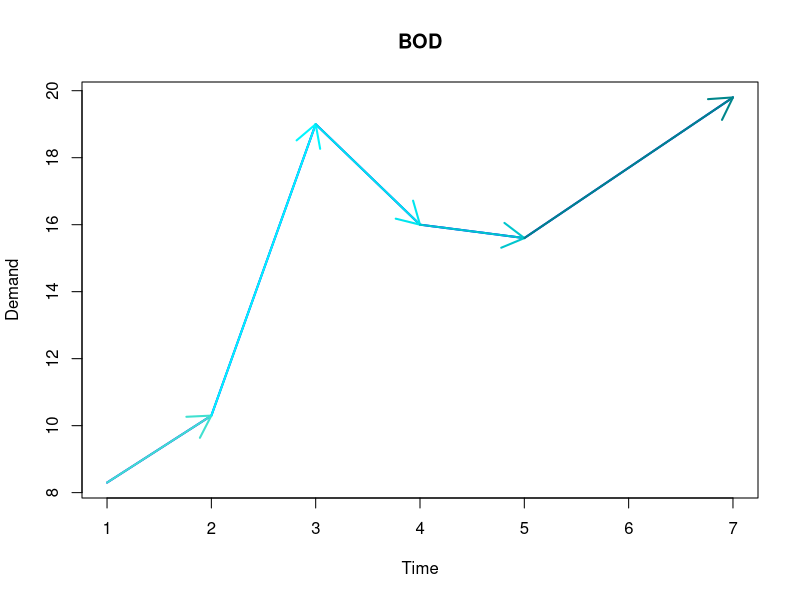
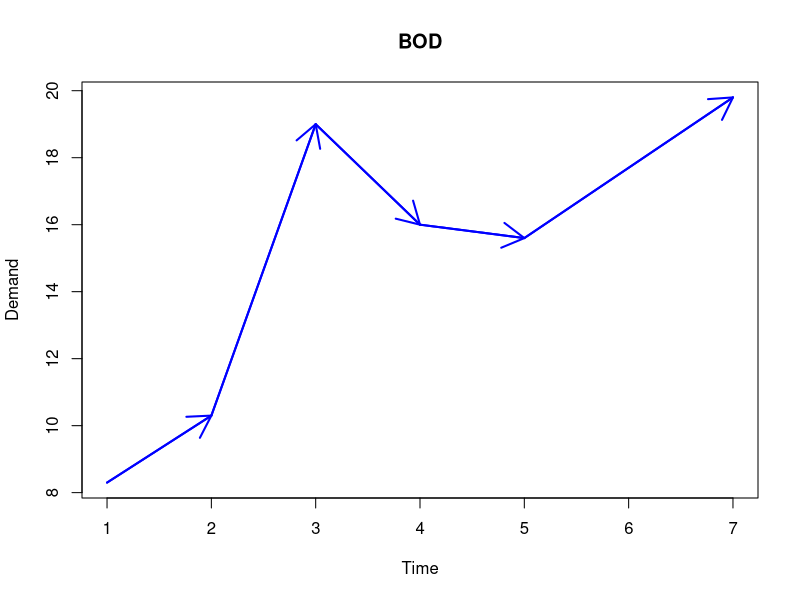

Here is the R script that generated these plots, in order:
#plot the BOD data as a sequence of arrows

data(BOD) 
plot(BOD$Time,BOD$demand,type='l',lwd=2, col='blue',main='BOD',xlab='Time',ylab='Demand')
x <- BOD$Time
y <- BOD$demand
s <- seq(length(x)-1)  
arrows(x[s], y[s], x[s+1], y[s+1],lwd=2,col = c(rep("turquoise",1),rep("turquoise1",1),rep("turquoise2",1),rep("turquoise3",1),rep("turquoise4",1)))

plot(BOD$Time,BOD$demand,type='l',lwd=2, col='blue',main='BOD',xlab='Time',ylab='Demand')
arrows(BOD$Time[1],BOD$demand[1],BOD$Time[2],BOD$demand[2],lwd=2, col='blue')
arrows(BOD$Time[2],BOD$demand[2],BOD$Time[3],BOD$demand[3],lwd=2, col='blue')
arrows(BOD$Time[3],BOD$demand[3],BOD$Time[4],BOD$demand[4],lwd=2, col='blue')
arrows(BOD$Time[4],BOD$demand[4],BOD$Time[5],BOD$demand[5],lwd=2, col='blue')
arrows(BOD$Time[5],BOD$demand[5],BOD$Time[6],BOD$demand[6],lwd=2, col='blue')